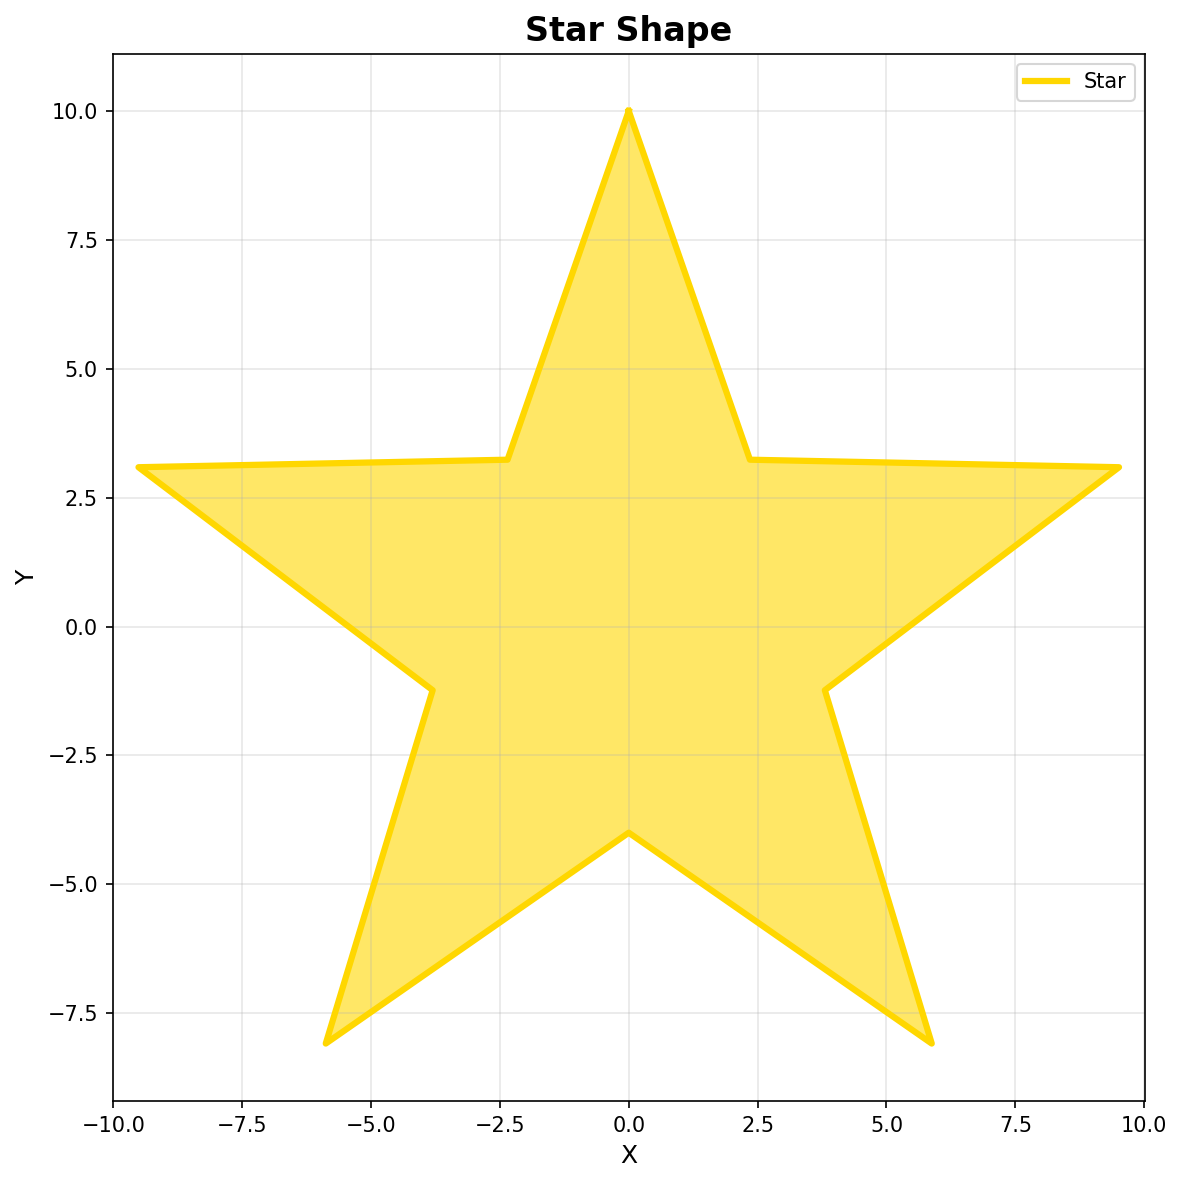

This chart was generated by the following Python code:
import numpy as np
import matplotlib.pyplot as plt

# 设置图形大小
plt.figure(figsize=(8, 8))

# 计算五角星的顶点坐标
n_points = 5
# 从顶部开始，顺时针排列
angles = np.linspace(np.pi/2, np.pi/2 + 2*np.pi, n_points, endpoint=False)

# 外圈和内圈半径
outer_radius = 10
inner_radius = 4

# 生成五角星的顶点（交替使用外圈和内圈）
star_x = []
star_y = []

for i in range(n_points):
    # 外圈顶点
    star_x.append(outer_radius * np.cos(angles[i]))
    star_y.append(outer_radius * np.sin(angles[i]))
    # 内圈顶点（在外圈顶点之间）
    inner_angle = angles[i] + np.pi / n_points
    star_x.append(inner_radius * np.cos(inner_angle))
    star_y.append(inner_radius * np.sin(inner_angle))

# 闭合星星
star_x.append(star_x[0])
star_y.append(star_y[0])

# 绘制星星
plt.plot(star_x, star_y, 'gold', linewidth=3, label='Star')
plt.fill(star_x, star_y, 'gold', alpha=0.6)

# 设置图形属性
plt.title('Star Shape', fontsize=16, fontweight='bold')
plt.xlabel('X', fontsize=12)
plt.ylabel('Y', fontsize=12)
plt.axis('equal')
plt.grid(True, alpha=0.3)
plt.legend()

# 保存并显示
plt.tight_layout()
plt.savefig('star.png', dpi=150, bbox_inches='tight')
plt.show()

print("星星已生成并保存为 star.png")
